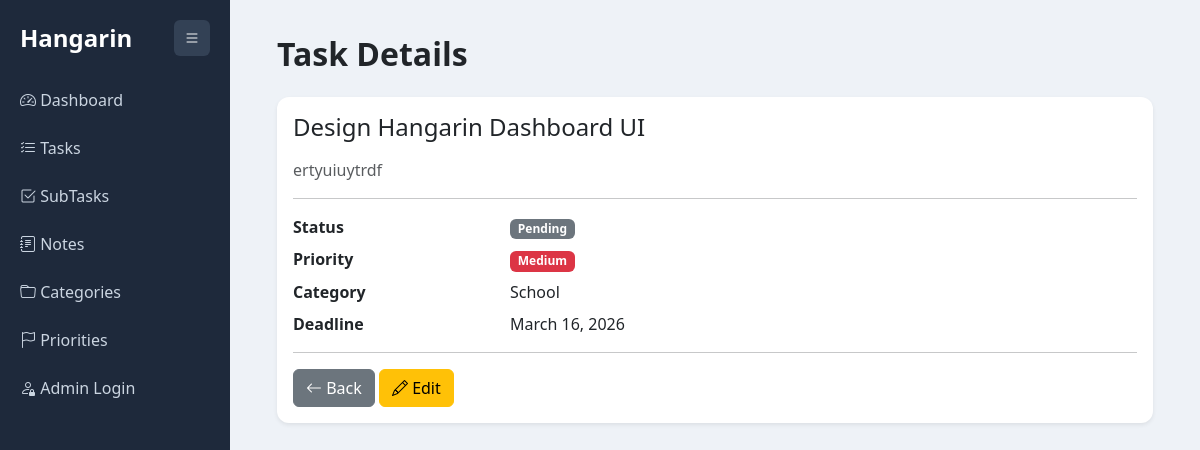
The app's page /task/22/ with its own data.
### planner/models.py (models this page shows, shortened)
class BaseModel(models.Model):
    created_at = models.DateTimeField(auto_now_add=True)
    updated_at = models.DateTimeField(auto_now=True)
    class Meta:
        abstract = True

class Task(BaseModel):
    STATUS_CHOICES = [
        ("Pending", "Pending"),
        ("In Progress", "In Progress"),
        ("Completed", "Completed"),
    ]
    title = models.CharField(max_length=255)
    description = models.TextField()
    deadline = models.DateTimeField()
    status = models.CharField(
        max_length=50,
        choices=STATUS_CHOICES,
        default="Pending"
    )
    category = models.ForeignKey(Category, on_delete=models.CASCADE)
    priority = models.ForeignKey(Priority, on_delete=models.CASCADE)

class Priority(models.Model):
    name = models.CharField(max_length=100)
    class Meta:
        verbose_name = "Priority"
        verbose_name_plural = "Priorities"
    def __str__(self):
        return self.name

class Category(models.Model):
    name = models.CharField(max_length=100)
    class Meta:
        verbose_name = "Category"
        verbose_name_plural = "Categories"
    def __str__(self):
        return self.name

### planner/views.py (the view)
# urls.py: path('task/<int:pk>/', views.task_view, name='task_view'),
def task_view(request, pk):
    task = get_object_or_404(Task, pk=pk)
    return render(request, "task_view.html", {"task": task})

### templates/task_view.html
{% extends "base.html" %}
{% block content %}
<div class="container">
<h2 class="mb-4 fw-semibold">Task Details</h2>
<div class="card shadow-sm">
<div class="card-body">
<h4 class="mb-3">{{ task.title }}</h4>
<p class="text-muted">
{{ task.description }}
</p>
<hr>
<div class="row mb-2">
<div class="col-md-3 fw-semibold">
Status
</div>
<div class="col-md-9">
<span class="badge bg-secondary">
{{ task.status }}
</span>
</div>
</div>
<div class="row mb-2">
<div class="col-md-3 fw-semibold">
Priority
</div>
<div class="col-md-9">
<span class="badge bg-danger">
{{ task.priority }}
</span>
</div>
</div>
<div class="row mb-2">
<div class="col-md-3 fw-semibold">
Category
</div>
<div class="col-md-9">
{{ task.category }}
</div>
</div>
<div class="row mb-2">
<div class="col-md-3 fw-semibold">
Deadline
</div>
<div class="col-md-9">
{{ task.deadline|date:"F d, Y" }}
</div>
</div>
<hr>
<div class="mt-3">
<a href="{% url 'task_list' %}" class="btn btn-secondary">
<i class="bi bi-arrow-left"></i> Back
</a>
<a href="{% url 'task_update' task.id %}" class="btn btn-warning">
<i class="bi bi-pencil"></i> Edit
</a>
</div>
</div>
</div>
</div>
{% endblock %}

### templates/base.html (style rules this page uses)
body { background:#eef2f7; font-family:'Segoe UI', Tahoma, Geneva, Verdana, sans-serif; }
.card { border:none; border-radius:12px; }

### records on screen
Task: title "Design Hangarin Dashboard UI", description "ertyuiuytrdf", status "Pending", priority "Medium", category "School", deadline "March 16, 2026"
